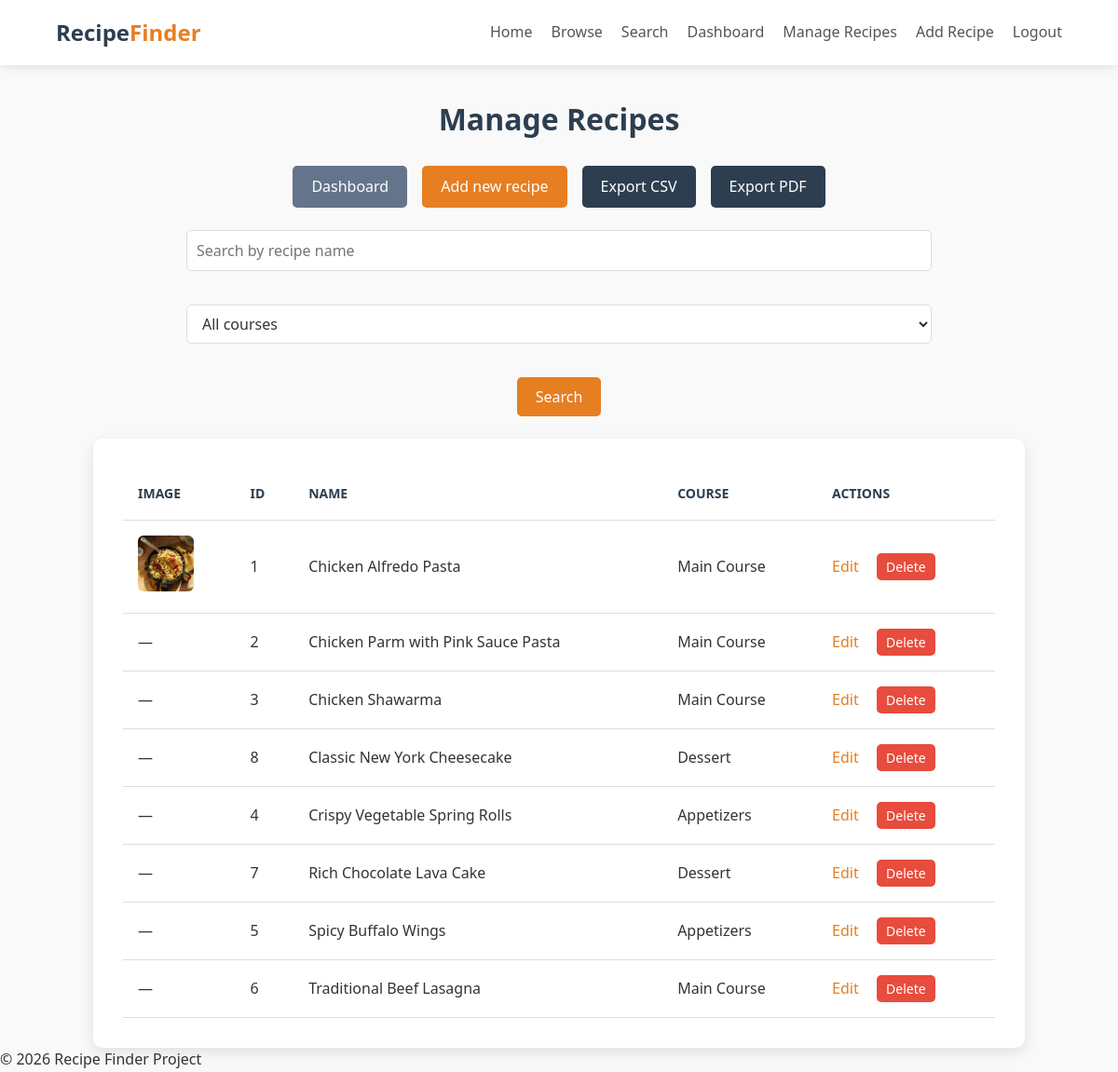
The page /recipes/admin/manage/ (signed in) on the database its author committed.
### recipes/models.py (models this page shows, shortened)
class Recipe(models.Model):
    COURSE_CHOICES = [
        ('Appetizers', 'Appetizers'),
        ('Main Course', 'Main Course'),
        ('Dessert', 'Dessert'),
        ('Beverages', 'Beverages'),
    ]
    id = models.CharField(max_length=20, primary_key=True)
    name = models.CharField(max_length=200, unique=True)
    course = models.CharField(max_length=20, choices=COURSE_CHOICES)
    description = models.TextField()
    image = models.ImageField(upload_to=recipe_image_upload_path, blank=True, null=True)
    created_by = models.ForeignKey(User, on_delete=models.SET_NULL, null=True, blank=True)
    created_at = models.DateTimeField(auto_now_add=True)
    updated_at = models.DateTimeField(auto_now=True)
    class Meta:
        ordering = ['name']

### recipes/admin_views.py (the view)
# urls.py: path('admin/manage/', AdminRecipeListView.as_view(), name='manage_recipes'),
class AdminRecipeListView(AdminRequiredMixin, View):
    template_name = 'recipes/admin/manage_recipes.html'
    def get(self, request):
        query = request.GET.get('q', '').strip()
        course = request.GET.get('course', '').strip()
        recipes = services.filter_recipes(query, course)
        return render(request, self.template_name, {
            'recipes': recipes,
            'query': query,
            'course_filter': course,
            'course_choices': Recipe.COURSE_CHOICES,
            'stats': services.get_dashboard_stats(),
        })

### accounts/context_processors.py (called while the page is built)
def account_nav(request):
    is_admin = False
    if request.user.is_authenticated and hasattr(request.user, 'profile'):
        is_admin = request.user.profile.account_type == 'admin'
    return {'user_is_admin': is_admin}

### recipes/mixins.py (called while the page is built)
    def dispatch(self, request, *args, **kwargs):
        if not request.user.is_authenticated:
            return self.handle_no_permission()
        if not hasattr(request.user, 'profile'):
            messages.error(request, 'Your account profile is missing. Please contact support.')
            return redirect('home')
        if request.user.profile.account_type != 'admin':
            messages.error(request, 'You need an admin account to access that page.')
            return redirect('home')
        return super().dispatch(request, *args, **kwargs)

### recipes/services.py (called while the page is built)
def get_dashboard_stats() -> dict:
    course_counts = (
        Recipe.objects.values('course')
        .annotate(total=Count('id'))
    )
    by_course = {row['course']: row['total'] for row in course_counts}
    return {
        'total_recipes': Recipe.objects.count(),
        'total_desserts': by_course.get('Dessert', 0),
        'total_appetizers': by_course.get('Appetizers', 0),
        'total_main_course': by_course.get('Main Course', 0),
        'total_users': User.objects.count(),
    }

def filter_recipes(query: str = '', course: str = '') -> list:
    qs = Recipe.objects.all()
    if query:
        qs = qs.filter(name__icontains=query.strip())
    if course:
        qs = qs.filter(course=course)
    return list(qs.order_by('name'))

### templates/recipes/admin/manage_recipes.html (shortened to what this page needs)
{% extends 'base.html' %}
{% load static %}
{% block extra_css %}
<link rel="stylesheet" href="{% static 'css/admin.css' %}">
{% endblock %}
{% block content %}
<h1>Manage Recipes</h1>
<div class="admin-toolbar">
    <a href="{% url 'recipes:admin_dashboard' %}" class="btn btn-secondary">Dashboard</a>
    <a href="{% url 'recipes:add_recipe' %}" class="btn">Add new recipe</a>
    <a href="{% url 'recipes:export_csv' %}?q={{ query|urlencode }}&course={{ course_filter|urlencode }}" class="btn btn-export">Export CSV</a>
    <a href="{% url 'recipes:export_pdf' %}?q={{ query|urlencode }}&course={{ course_filter|urlencode }}" class="btn btn-export">Export PDF</a>
</div>
<form method="get" class="filter-form">
    <input type="text" name="q" value="{{ query }}" placeholder="Search by recipe name">
    <select name="course">
        <option value="">All courses</option>
    </select>
    <button type="submit">Search</button>
</form>
<div class="table-container">
    <table>
        <thead>
            <tr>
                <th>Image</th>
                <th>ID</th>
                <th>Name</th>
                <th>Course</th>
                <th>Actions</th>
            </tr>
        </thead>
        <tbody>
            {% for recipe in recipes %}
            <tr>
                <td>
                    {% if recipe.image %}
                        <img src="{{ recipe.image.url }}" alt="{{ recipe.name }}" class="recipe-thumb">
                    {% else %}
                        <span class="no-image">—</span>
                    {% endif %}
                </td>
                <td>{{ recipe.id }}</td>
                <td>{{ recipe.name }}</td>
                <td>{{ recipe.course }}</td>
                <td>
                    <a href="{% url 'recipes:edit_recipe' recipe.id %}">Edit</a>
                    <form method="post" action="{% url 'recipes:delete_recipe' recipe.id %}" class="inline-form"
                          onsubmit="return confirm('Delete this recipe?');">
                        <button type="submit" class="btn-danger btn-sm">Delete</button>
                    </form>
                </td>
            </tr>
            {% empty %}
            <tr>
                <td colspan="5">No recipes found.</td>
            </tr>
            {% endfor %}
        </tbody>
    </table>
</div>
{% endblock %}

### templates/base.html (shortened to what this page needs)
{% load static %}
<!DOCTYPE html>
<html lang="en">
<head>
    <link rel="stylesheet" href="{% static 'css/base.css' %}">
    <link rel="stylesheet" href="{% static 'css/nav-bar.css' %}">
    {% block extra_css %}{% endblock %}
</head>
<body>
    <nav class="navbar">
        <div class="logo">Recipe<span>Finder</span></div>
        <ul class="nav-links">
            <li><a href="{% url 'home' %}">Home</a></li>
            <li><a href="{% url 'recipes:recipe_list' %}">Browse</a></li>
            <li><a href="{% url 'recipes:search' %}">Search</a></li>
            {% if user.is_authenticated %}
                {% if user_is_admin %}
                    <li><a href="{% url 'recipes:admin_dashboard' %}">Dashboard</a></li>
                    <li><a href="{% url 'recipes:manage_recipes' %}">Manage Recipes</a></li>
                    <li><a href="{% url 'recipes:add_recipe' %}">Add Recipe</a></li>
                {% else %}
                    <li><a href="{% url 'recipes:favorites' %}">Favorites</a></li>
                {% endif %}
                <li>
                    <form class="nav-logout-form" method="post" action="{% url 'logout' %}">
                        <button type="submit" class="nav-logout-btn">Logout</button>
                    </form>
                </li>
            {% else %}
                <li><a href="{% url 'login' %}">Login</a></li>
                <li><a href="{% url 'signup' %}" class="btn-signup">Sign Up</a></li>
            {% endif %}
        </ul>
    </nav>
    <main>
        {% block content %}{% endblock %}
    </main>
    <footer>
        <p>&copy; 2026 Recipe Finder Project</p>
    </footer>
</body>
</html>

### static_src/css/nav-bar.css (style rules this page uses)
.navbar { background-color: #ffffff; display: flex; justify-content: space-between; align-items: center; padding: 1rem 5%; box-shadow: 0 2px 10px rgba(0,0,0,0.1); position: sticky; top: 0; z-index: 1000; }
.logo { font-size: 1.5rem; font-weight: bold; color: #2c3e50; }
.logo span { color: #e67e22; }
.nav-links { list-style: none; display: flex; gap: 20px; align-items: center; }
.nav-links a { text-decoration: none; color: #555; font-weight: 500; transition: color 0.3s; }
.nav-logout-form { display: inline; margin: 0; padding: 0; }
.nav-links .nav-logout-btn { background: none; border: none; padding: 0; margin: 0; font: inherit; font-weight: 500; color: #555; cursor: pointer; text-decoration: none; transition: color 0.3s; }

### static_src/css/admin.css (style rules this page uses)
* { margin: 0; padding: 0; box-sizing: border-box; font-family: 'Segoe UI', Tahoma, Geneva, Verdana, sans-serif; }
body { background-color: #f9f9f9; color: #333; min-height: 100vh; padding: 0; line-height: 1.6; }
h1, .table-container, .form-container, a.btn[href="admin_add_recipe.html"] { margin-left: auto; margin-right: auto; width: 90%; max-width: 1200px; }
h1 { margin-top: 32px; font-size: 32px; font-weight: bold; color: #2c3e50; margin-bottom: 24px; text-align: center; }
button, .btn { background-color: #e67e22; color: white; border: none; padding: 10px 20px; border-radius: 5px; font-size: 1rem; cursor: pointer; transition: background-color 0.3s; text-decoration: none; display: inline-block; text-align: center; }
.btn-danger { background-color: #e74c3c; }
.btn-sm { padding: 5px 10px; font-size: 0.875rem; margin: 0 0.2rem; }
.table-container { background: white; border-radius: 10px; padding: 2rem; box-shadow: 0 5px 15px rgba(0,0,0,0.1); overflow-x: auto; max-width: 1000px; margin: 0 auto; }
table { width: 100%; border-collapse: collapse; text-align: left; }
th, td { padding: 1rem; border-bottom: 1px solid #ddd; }
th { font-weight: 600; color: #2c3e50; text-transform: uppercase; font-size: 0.875rem; }
td a { color: #e67e22; text-decoration: none; margin-right: 0.75rem; font-weight: 500; }
form input[type="text"], form input[type="number"], form select, form textarea { width: 100%; padding: 10px; margin-bottom: 1.5rem; border: 1px solid #ddd; border-radius: 5px; font-size: 1rem; background-color: #fff; color: #333; }
.admin-toolbar { display: flex; gap: 1rem; justify-content: center; margin-bottom: 1.5rem; flex-wrap: wrap; }
.filter-form { display: flex; gap: 0.75rem; flex-wrap: wrap; justify-content: center; margin: 0 auto 1.5rem; width: 90%; max-width: 800px; }
.filter-form input, .filter-form select { padding: 8px 12px; border: 1px solid #ddd; border-radius: 5px; }
.btn-secondary { background-color: #64748b; }
.btn-export { background-color: #2c3e50; }
.recipe-thumb, .recipe-preview { max-width: 80px; max-height: 60px; object-fit: cover; border-radius: 6px; }
.inline-form { display: inline; }

### rows shown on the page
Recipe: image (picture), id "1", name "Chicken Alfredo Pasta", course "Main Course"
Recipe: id "2", name "Chicken Parm with Pink Sauce Pasta", course "Main Course"
Recipe: id "3", name "Chicken Shawarma", course "Main Course"
Recipe: id "8", name "Classic New York Cheesecake", course "Dessert"
Recipe: id "4", name "Crispy Vegetable Spring Rolls", course "Appetizers"
Recipe: id "7", name "Rich Chocolate Lava Cake", course "Dessert"
Recipe: id "5", name "Spicy Buffalo Wings", course "Appetizers"
Recipe: id "6", name "Traditional Beef Lasagna", course "Main Course"
